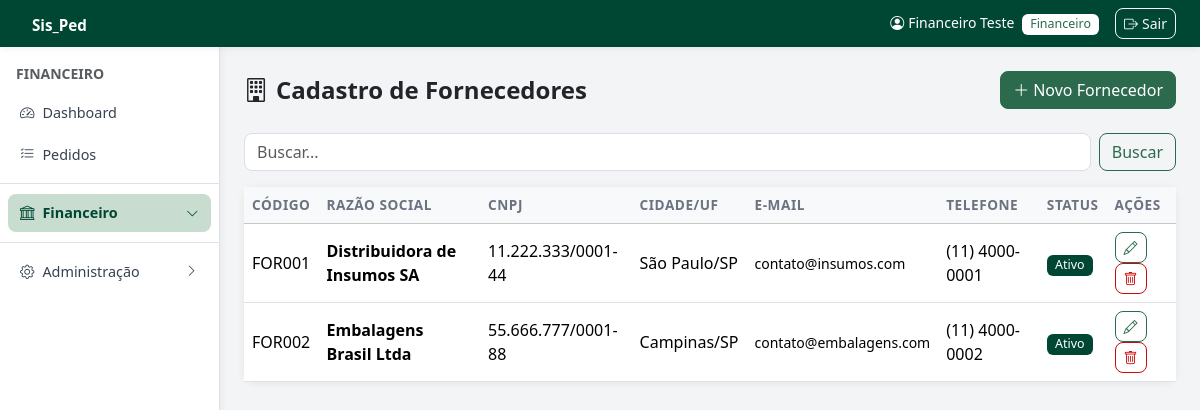
The app's page /admin/financeiro/fornecedores.php (signed in) with its own data.
### tables this page shows
CREATE TABLE IF NOT EXISTS fornecedores (
    id INT AUTO_INCREMENT PRIMARY KEY,
    codigo VARCHAR(50),
    razao_social VARCHAR(200) NOT NULL,
    cnpj VARCHAR(20),
    email VARCHAR(100),
    telefone VARCHAR(20),
    cidade VARCHAR(100),
    estado VARCHAR(2),
    status ENUM('ativo','inativo') DEFAULT 'ativo',
    created_at TIMESTAMP DEFAULT CURRENT_TIMESTAMP
);

### admin/financeiro/fornecedores.php (the view, shortened to what this page needs)
<?php
require_once __DIR__ . '/../../config.php';
$busca = $_GET['q'] ?? '';
$where = $busca ? 'WHERE razao_social LIKE ? OR cnpj LIKE ?' : '';
$params = $busca ? ["%$busca%","%$busca%"] : [];
$fornecedores = db()->prepare("SELECT * FROM fornecedores $where ORDER BY razao_social");
$fornecedores->execute($params);
$fornecedores = $fornecedores->fetchAll();
require_once LAYOUT_PATH . '/header.php';
?>
<div class="d-flex flex-wrap justify-content-between align-items-center gap-2 mb-4">
    <h4 class="fw-bold mb-0"><i class="bi bi-building me-2"></i>Cadastro de Fornecedores</h4>
    <button class="btn btn-primary" data-bs-toggle="modal" data-bs-target="#modal" onclick="novoReg()"><i class="bi bi-plus-lg me-1"></i>Novo Fornecedor</button>
</div>
<form class="mb-3 d-flex gap-2">
    <input type="text" name="q" class="form-control" placeholder="Buscar..." value="<?= e($busca) ?>">
    <button class="btn btn-outline-primary">Buscar</button>
</form>
<div class="card shadow-sm border-0"><div class="card-body p-0"><div class="table-responsive">
<table class="table table-hover mb-0">
    <thead class="table-light"><tr><th>Código</th><th>Razão Social</th><th>CNPJ</th><th>Cidade/UF</th><th>E-mail</th><th>Telefone</th><th>Status</th><th>Ações</th></tr></thead>
    <tbody>
    <?php if ($fornecedores): foreach ($fornecedores as $f): ?>
        <tr>
            <td><?= e($f['codigo']) ?></td>
            <td><strong><?= e($f['razao_social']) ?></strong></td>
            <td><?= e($f['cnpj']) ?></td>
            <td><?= e($f['cidade']) ?><?= $f['estado']?'/'.e($f['estado']):'' ?></td>
            <td><small><?= e($f['email']) ?></small></td>
            <td><?= e($f['telefone']) ?></td>
            <td><?= statusBadge($f['status']) ?></td>
            <td>
                <button class="btn btn-sm btn-outline-primary" onclick="editarReg(<?= htmlspecialchars(json_encode($f),ENT_QUOTES) ?>)"><i class="bi bi-pencil"></i></button>
                <form method="POST" class="d-inline" onsubmit="return confirm('Excluir?')"><button class="btn btn-sm btn-outline-danger"><i class="bi bi-trash"></i></button></form>
            </td>
        </tr>
    <?php endforeach; else: ?><tr><td colspan="8" class="text-center text-muted py-4">Nenhum fornecedor.</td></tr><?php endif; ?>
    </tbody>
</table></div></div></div>
<?php require_once LAYOUT_PATH . '/footer.php'; ?>

### config.php (shortened to what this page needs)
<?php
function db() {
    static $pdo = null;
    if ($pdo === null) {
        try {
            $pdo = new PDO(
                'mysql:host=' . DB_HOST . ';dbname=' . DB_NAME . ';charset=utf8mb4',
                DB_USER, DB_PASS,
                [PDO::ATTR_ERRMODE => PDO::ERRMODE_EXCEPTION,
                 PDO::ATTR_DEFAULT_FETCH_MODE => PDO::FETCH_ASSOC]
            );
            try { $pdo->exec("ALTER TABLE pedidos ADD COLUMN lote_id VARCHAR(40) NULL"); } catch (PDOException $e) {}
            try { $pdo->exec("ALTER TABLE clientes MODIFY COLUMN email VARCHAR(255) NULL DEFAULT NULL"); } catch (PDOException $e) {}
            try { $pdo->exec("UPDATE clientes SET email = NULL WHERE email = ''"); } catch (PDOException $e) {}
            try { $pdo->exec("ALTER TABLE tabela_precos ADD COLUMN preco_network DECIMAL(10,2) NULL DEFAULT NULL"); } catch (PDOException $e) {}
            try { $pdo->exec("ALTER TABLE tabela_precos ADD COLUMN preco_auxiliar DECIMAL(10,2) NULL DEFAULT NULL"); } catch (PDOException $e) {}
            try { $pdo->exec("ALTER TABLE pedidos ADD COLUMN desconto_campanha DECIMAL(5,2) NULL DEFAULT NULL"); } catch (PDOException $e) {}
            try { $pdo->exec("ALTER TABLE bonus_ma_logs ADD COLUMN valor_utilizado DECIMAL(10,2) NOT NULL DEFAULT 0"); } catch (PDOException $e) {}
            try { $pdo->exec("ALTER TABLE pedidos ADD COLUMN forma_pagamento VARCHAR(60) NULL DEFAULT NULL"); } catch (PDOException $e) {}
            try { $pdo->exec("ALTER TABLE creditos ADD COLUMN valor_utilizado DECIMAL(12,2) NOT NULL DEFAULT 0"); } catch (PDOException $e) {}
            try { $pdo->exec("ALTER TABLE pedidos ADD COLUMN credito_utilizado DECIMAL(12,2) NULL DEFAULT NULL"); } catch (PDOException $e) {}
            try { $pdo->exec("ALTER TABLE clientes ADD COLUMN email VARCHAR(120) NULL DEFAULT NULL"); } catch (PDOException $e) {}
            try { $pdo->exec("ALTER TABLE clientes ADD COLUMN senha VARCHAR(255) NULL DEFAULT NULL"); } catch (PDOException $e) {}
            try { $pdo->exec("ALTER TABLE pedidos MODIFY COLUMN status ENUM('comercial','financeiro','faturamento','faturado','cancelado','reprovado') DEFAULT 'comercial'"); } catch (PDOException $e) {}
            try { $pdo->exec("ALTER TABLE usuarios MODIFY COLUMN tipo_acesso ENUM('comercial','financeiro','supervisor','tecnologia da informacao','recursos humanos','marketing','diretoria','centro tecnico','contabilidade','recepcao','expedicao') NOT NULL DEFAULT 'comercial'"); } catch (PDOException $e) {}
            try { $pdo->exec("ALTER TABLE clientes ADD COLUMN desconto_canal DECIMAL(10,4) DEFAULT 0"); } catch (PDOException $e) {}
            try { $pdo->exec("ALTER TABLE campanhas ADD COLUMN canal_venda_id INT NULL"); } catch (PDOException $e) {}
            try { $pdo->exec("ALTER TABLE clientes ADD COLUMN supervisor VARCHAR(100) NULL"); } catch (PDOException $e) {}
            try { $pdo->exec("UPDATE clientes SET supervisor = vendedor WHERE supervisor IS NULL AND vendedor IS NOT NULL"); } catch (PDOException $e) {}
            try { $pdo->exec("ALTER TABLE pedidos ADD COLUMN supervisor VARCHAR(100) NULL"); } catch (PDOException $e) {}
            try { $pdo->exec("UPDATE pedidos SET supervisor = vendedor WHERE supervisor IS NULL AND vendedor IS NOT NULL"); } catch (PDOException $e) {}
            try { $pdo->exec("CREATE TABLE IF NOT EXISTS grupo_empresas (
                id         INT AUTO_INCREMENT PRIMARY KEY,
                nome       VARCHAR(120) NOT NULL,
                descricao  TEXT,
                created_at TIMESTAMP DEFAULT CURRENT_TIMESTAMP
            )"); } catch (PDOException $e) {}
            try { $pdo->exec("CREATE TABLE IF NOT EXISTS grupo_empresas_clientes (
                id        INT AUTO_INCREMENT PRIMARY KEY,
                grupo_id  INT NOT NULL,
                cliente_id INT NOT NULL,
                UNIQUE KEY uq_grupo_cliente (grupo_id, cliente_id)
            )"); } catch (PDOException $e) {}
            try { $pdo->exec("CREATE TABLE IF NOT EXISTS webhook_logs (
                id         INT AUTO_INCREMENT PRIMARY KEY,
                origem     VARCHAR(50)  NOT NULL,
                evento     VARCHAR(100) NOT NULL,
                status     VARCHAR(20)  NOT NULL,
                detalhe    TEXT,
                cliente_id INT NULL,
                created_at TIMESTAMP DEFAULT CURRENT_TIMESTAMP
            )"); } catch (PDOException $e) {}
            try { $pdo->exec("CREATE TABLE IF NOT EXISTS pedido_logs (
                id            INT AUTO_INCREMENT PRIMARY KEY,
                pedido_id     INT          NOT NULL,
                numero_pedido VARCHAR(50)  NOT NULL,
                usuario_nome  VARCHAR(100),
                usuario_tipo  VARCHAR(30),
                acao          VARCHAR(120) NOT NULL,
                status_antes  VARCHAR(30),
                status_depois VARCHAR(30),
                detalhes      TEXT,
                created_at    TIMESTAMP DEFAULT CURRENT_TIMESTAMP,
                INDEX idx_pedido (pedido_id),
                INDEX idx_numero (numero_pedido)
            )"); } catch (PDOException $e) {}
        } catch (PDOException $e) {
            die('Erro de conexão com o banco de dados. <a href="' . BASE_URL . '/install.php">Clique aqui para configurar.</a>');
        }
    }
    return $pdo;
}
function e($s) {
    return htmlspecialchars((string)($s ?? ''), ENT_QUOTES, 'UTF-8');
}
function statusBadge($s) {
    $map = [
        'comercial'   => ['primary',   'Aguardando Comercial'],
        'financeiro'  => ['warning',   'Aguardando Financeiro'],
        'faturamento' => ['info',      'Aguardando Faturamento'],
        'faturado'    => ['success',   'Faturado'],
        'cancelado'   => ['danger',    'Cancelado'],
        'reprovado'   => ['danger',    'Cancelado'],
        'ativo'       => ['success',   'Ativo'],
        'inativo'     => ['secondary', 'Inativo'],
        'aberto'      => ['warning',   'Aberto'],
        'pago'        => ['success',   'Pago'],
        'vencido'     => ['danger',    'Vencido'],
        'aprovado'    => ['success',   'Aprovado'],
        'pendente'    => ['secondary', 'Pendente'],
    ];
    [$cls, $label] = $map[$s] ?? ['secondary', ucfirst($s)];
    return '<span class="badge bg-' . $cls . '">' . $label . '</span>';
}

### assets/css/style.css (style rules this page uses)
:root { --brand-darkest: #004733; --brand-dark: #2b6a4d; --brand-mid: #568d66; --brand-light: #a5c1ae; --gray-bg: #f3f4f6; --gray-border: #dcdfe5; --red-light: #df8080; --red-mid: #cb0b0a; --red-dark: #ad080f; --red-darkest: #8e0413; }
body { font-family: 'Segoe UI', system-ui, -apple-system, sans-serif; background-color: var(--gray-bg); }
.btn-primary { background-color: var(--brand-dark); border-color: var(--brand-dark); color: #fff; }
.btn-outline-primary { color: var(--brand-dark); border-color: var(--brand-dark); }
.bg-success { background-color: var(--brand-darkest) !important; }
.badge.bg-success { background-color: var(--brand-darkest) !important; }
.btn-outline-danger { color: var(--red-mid); border-color: var(--red-mid); }
.card { border-radius: 12px; }
.form-control, .form-select { border-radius: 8px; border-color: var(--gray-border); }
.table th { font-weight: 600; font-size: .85rem; text-transform: uppercase; letter-spacing: .04em; color: #6b7280; }
.table td { vertical-align: middle; }
.badge { font-size: .78rem; font-weight: 500; padding: .35em .65em; border-radius: 6px; }
.btn { border-radius: 8px; font-weight: 500; }
.shadow-sm { box-shadow: 0 1px 8px rgba(0,0,0,.07) !important; }
body { overflow-x: hidden; }

### records on screen
fornecedores: codigo "FOR001", razao_social "Distribuidora de Insumos SA", cnpj "11.222.333/0001-44", cidade "São Paulo", estado "SP", email "contato@insumos.com", telefone "(11) 4000-0001"
fornecedores: codigo "FOR002", razao_social "Embalagens Brasil Ltda", cnpj "55.666.777/0001-88", cidade "Campinas", estado "SP", email "contato@embalagens.com", telefone "(11) 4000-0002"

### other values on screen
$_usuario['nome'] "Financeiro Teste"
$_usuario['tipo'] "Financeiro"
$tipoLabels[$_usuario['tipo']] "FINANCEIRO"
